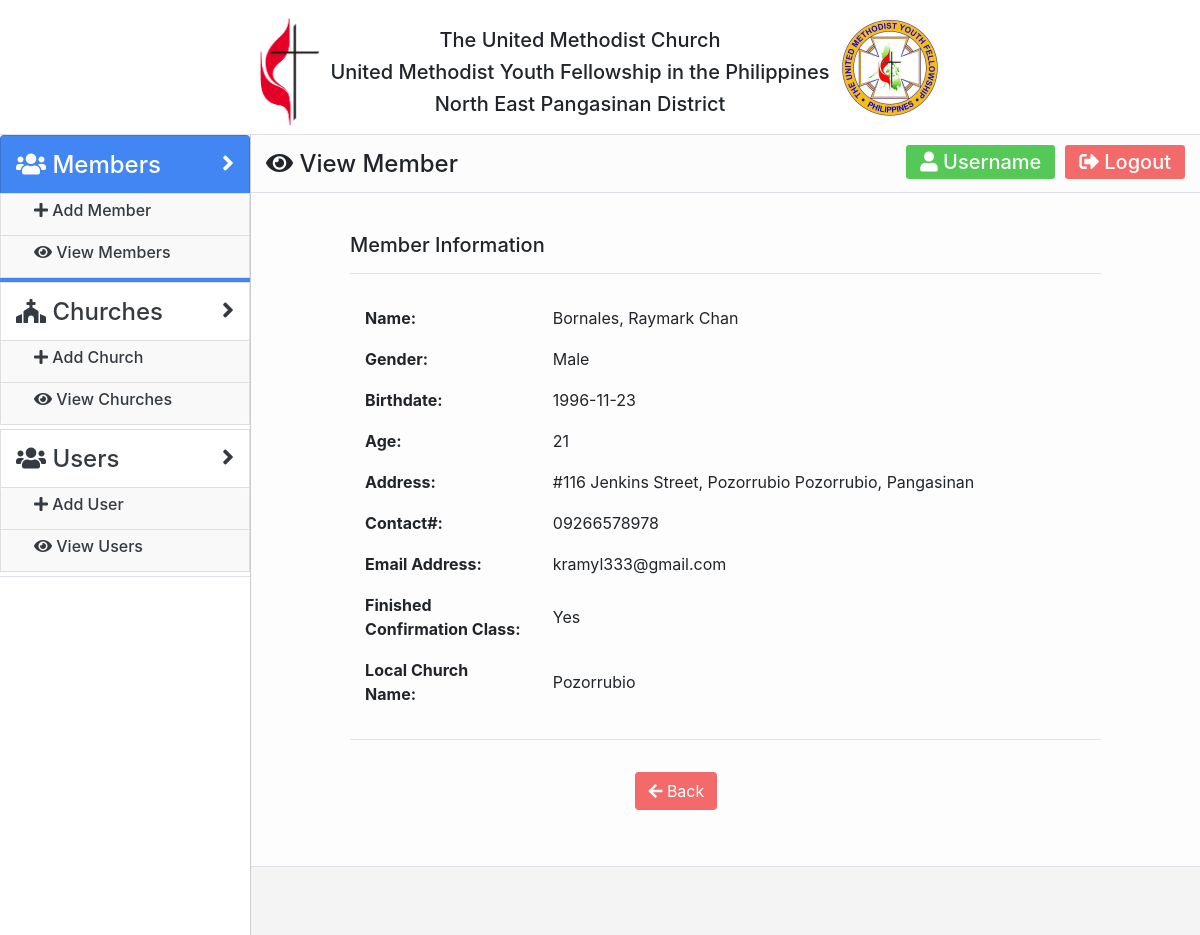
Screenshot of /viewmember.php?token=2 with the database file from the repository.
### tables this page shows
CREATE TABLE `members` (
  `member_ID` int(11) NOT NULL,
  `member_FirstName` varchar(50) NOT NULL,
  `member_MiddleName` varchar(50) DEFAULT NULL,
  `member_LastName` varchar(50) NOT NULL,
  `member_Suffix` varchar(30) DEFAULT NULL,
  `member_Gender` varchar(15) NOT NULL,
  `member_BirthDate` varchar(15) NOT NULL,
  `member_Age` varchar(10) NOT NULL,
  `member_HouseNo` varchar(10) DEFAULT NULL,
  `member_Street` varchar(20) DEFAULT NULL,
  `member_Barangay` varchar(30) DEFAULT NULL,
  `member_Town` varchar(30) DEFAULT NULL,
  `member_Province` varchar(30) DEFAULT NULL,
  `member_ContactNo` varchar(15) DEFAULT NULL,
  `member_EmailAddress` varchar(50) DEFAULT NULL,
  `member_FinishedConfirmationClass` varchar(10) NOT NULL,
  `church_ID` int(11) NOT NULL
);

CREATE TABLE `churches` (
  `church_ID` int(11) NOT NULL,
  `church_LocalName` varchar(50) NOT NULL,
  `church_Street` varchar(50) NOT NULL,
  `church_Barangay` varchar(50) NOT NULL,
  `church_Town` varchar(50) NOT NULL,
  `church_Province` varchar(50) NOT NULL,
  `church_ZipCode` varchar(5) NOT NULL
);

### sql/sql_viewmember.php (called while the page is built)
<?php
include('sql/sql_loadchurch.php');
include('sql_connection.php');
$sql = "SELECT * FROM `members` WHERE `member_ID` = '$member_ID'";
$result = mysqli_query($conn, $sql);

### sql/sql_loadchurch.php (called while the page is built, shortened)
<?php
  function DisplayChurchLocalName($church_ID){
    if ($church_ID == 0) {
      return "All";
    }else {
      include('sql_connection.php');
      $sql2 = "SELECT * FROM `churches` WHERE `church_ID` = $church_ID";
      $result2 = mysqli_query($conn, $sql2);
      if (mysqli_num_rows($result2) > 0) {
        while($row = mysqli_fetch_assoc($result2)) {
          return $row['church_LocalName'];
        }
      }
    }
  }

### viewmember.php (the view, shortened to what this page needs)
<!DOCTYPE html>
<html lang="en" dir="ltr">
  <head>
    <?php include('layout/head.php'); ?>
  </head>
  <body>
    <?php $page_title = '<h4 class="main_title_text"><i class="fas fa-eye"></i> View Member</span></h4>'; ?>
      <form class="form_main border-bottom" method="post">
        <?php $member_ID = $_GET['token'];?>
        <?php include('sql/sql_viewmember.php');?>
        <div class="form-row col-md-10 mx-auto">
          <div class="form-group col-md-12">
            <br>
          </div>
          <?php if (mysqli_num_rows($result) > 0) {
              while($row = mysqli_fetch_assoc($result)) {
                $member_Suffix = "";
            ?>
              <div class="form-group col-md-12">
                <h5>Member Information</h5>
                <hr>
              </div>
              <div class="form-inline col-md-12">
                <div class="col-md-3">
                  <strong><h7>Name: </h7></strong>
                </div>
                <div class="col-md-9">
                  <h7><?=$row['member_LastName'] . ", " . $row['member_FirstName'] . " " . $row['member_MiddleName'] . $member_Suffix ?></h7>
                </div>
              </div>
              <div class="form-group col-md-12">
              </div>
              <div class="form-inline col-md-12">
                <div class="col-md-3">
                  <strong><h7>Gender: </h7></strong>
                </div>
                <div class="col-md-9">
                  <h7><?=$row['member_Gender'] ?></h7>
                </div>
              </div>
              <div class="form-group col-md-12">
              </div>
              <div class="form-inline col-md-12">
                <div class="col-md-3">
                  <strong><h7>Birthdate: </h7></strong>
                </div>
                <div class="col-md-9">
                  <h7><?=$row['member_BirthDate'] ?></h7>
                </div>
              </div>
              <div class="form-group col-md-12">
              </div>
              <div class="form-inline col-md-12">
                <div class="col-md-3">
                  <strong><h7>Age: </h7></strong>
                </div>
                <div class="col-md-9">
                  <h7><?=$row['member_Age'] ?></h7>
                </div>
              </div>
              <div class="form-group col-md-12">
              </div>
              <div class="form-inline col-md-12">
                <div class="col-md-3">
                  <strong><h7>Address: </h7></strong>
                </div>
                <div class="col-md-9">
                  <h7><?=$row['member_HouseNo'] . " " . $row['member_Street'] . ", " . $row['member_Barangay'] . " " . $row['member_Town'] . ", " . $row['member_Province']  ?></h7>
                </div>
              </div>
              <div class="form-group col-md-12">
              </div>
              <div class="form-inline col-md-12">
                <div class="col-md-3">
                  <strong><h7>Contact#: </h7></strong>
                </div>
                <div class="col-md-9">
                  <h7><?=$row['member_ContactNo'] ?></h7>
                </div>
              </div>
              <div class="form-group col-md-12">
              </div>
              <div class="form-inline col-md-12">
                <div class="col-md-3">
                  <strong><h7>Email Address: </h7></strong>
                </div>
                <div class="col-md-9">
                  <h7><?=$row['member_EmailAddress'] ?></h7>
                </div>
              </div>
              <div class="form-group col-md-12">
              </div>
              <div class="form-inline col-md-12">
                <div class="col-md-3">
                  <strong><h7>Finished Confirmation Class: </h7></strong>
                </div>
                <div class="col-md-9">
                  <h7><?=$row['member_FinishedConfirmationClass'] ?></h7>
                </div>
              </div>
              <div class="form-group col-md-12">
              </div>
              <div class="form-inline col-md-12">
                <div class="col-md-3">
                  <strong><h7>Local Church Name: </h7></strong>
                </div>
                <div class="col-md-9">
                  <h7><?= DisplayChurchLocalName($row['church_ID']);?></h7>
                </div>
              </div>
              <div class="form-group col-md-12">
              </div>
              <div class="form-group col-md-12">
                <hr>
              </div>
              <div class="form-group col-md-3 mx-auto">
                <a href="/viewmembers.php" class="btn Color_Red" name="save"><i class="fas fa-arrow-left"></i> Back</a>
              </div>
              <div class="form-group col-md-12">
                <br>
              </div>
        <?php }
          }
         ?>
        </div>
      </form>
    <?php include('layout/naviagation_mainbarend.php'); ?>
  </body>
</html>

### css/custom/global.css (style rules this page uses)
.form_main { width: 100%; height: 100%; background-color: #fdfdfd; }
.Color_Red { background-color: #f26a6a; color: #fff; }

### css/custom/navigation_mainbar.css (style rules this page uses)
.main_title_text { margin-top: 15px; }

### rows the page displays
members: member_LastName "Bornales", member_FirstName "Raymark", member_MiddleName "Chan", member_Gender "Male", member_BirthDate "1996-11-23", member_Age "21", member_HouseNo "#116", member_Street "Jenkins Street", member_Barangay "Pozorrubio", member_Town "Pozorrubio", member_Province "Pangasinan", member_ContactNo "09266578978", member_EmailAddress "kramyl333@gmail.com", member_FinishedConfirmationClass "Yes", church_ID.church_LocalName "Pozorrubio"
